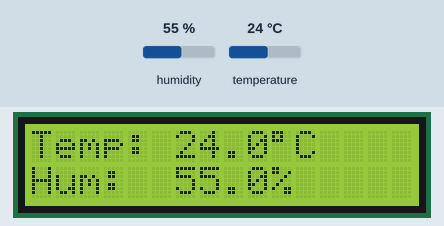
Bench run of a program on a simulated Arduino Uno, built with avr-gcc and run on an emulated ATmega328P. Shown: 16×2 character LCD. The test bench sets the inputs (shaded band); at power-on: humidity 55 %, temperature 24 °C. What the program prints to the serial monitor is not drawn.

Above: at 4.2 s.
4.3 s: humidity set to 22 %
At 6.5 s:
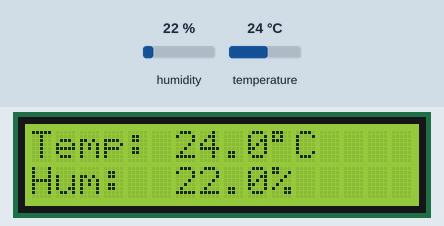
8.1 s: temperature set to 12 °C
At 9.9 s:
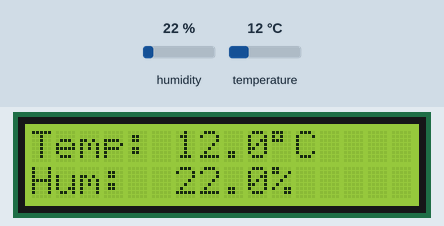
11.9 s: humidity set to 40 %
At 13.5 s:
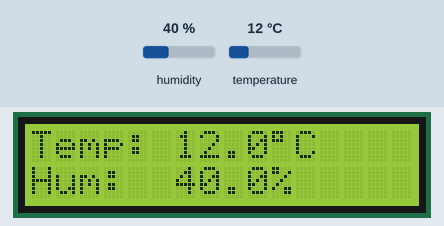
15.7 s: temperature set to 19 °C
At 19.2 s:
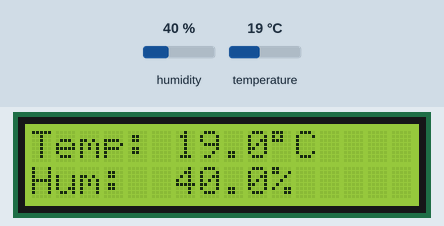
Timing chart, 0 to 20.6 s (numbered marks = the images above; inputs shaded):
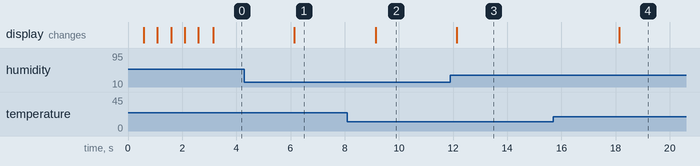

Measured:
- after the input at 4.3 s, the display: changes after 1.8 s (image 1)
- after the input at 8.1 s, the display: changes after 1.0 s (image 2)
- after the input at 11.9 s, the display: changes after 0.25 s (image 3)
- after the input at 15.7 s, the display: changes after 2.4 s (image 4)

The program:

main.cpp
```cpp
#include <Arduino.h>

#include "ClimateSensor.hpp"
#include "Display.hpp"
#include "ClimateMonitor.hpp"

#define DHTPIN 2
#define DHTTYPE DHT11
#define LCD_ADDR 0x27

ClimateSensor sensor(DHTPIN, DHTTYPE);
Display lcd(LCD_ADDR, 16, 2);
ClimateMonitor monitor(sensor, lcd);

void setup() {
    monitor.begin();
    Serial.begin(9600);
    while (!Serial) {
    ; // ждем подключения к ПК
    }
    Serial.println("Pico W ready");
}

void loop() {
    monitor.update();
}
```

ClimateMonitor.hpp
```cpp
#pragma once
#include "ClimateSensor.hpp"
#include "Display.hpp"

class ClimateMonitor {
private:
    ClimateSensor& sensor_;
    Display& display_;

    unsigned long prevMillis_ = 0;
    const unsigned long interval_ = 1000;

public:
    ClimateMonitor(ClimateSensor& s, Display& d) : sensor_(s), display_(d) {}

    void begin() {
        Serial.begin(9600);
        sensor_.begin();
        display_.begin();
        display_.showStartupAnimation();
    }

    void update() {
        unsigned long currentMillis = millis();

        if (currentMillis - prevMillis_ >= interval_) {
            prevMillis_ = currentMillis;

            if (!sensor_.readData()) {
                Serial.println("Failed to read from DHT11!");
                display_.showError("DHT11 read fail!");
                return;
            }

            float temp = sensor_.getTemperature();
            float hum = sensor_.getHumidity();

            display_.showData(temp, hum);

            // data to pc
            Serial.print("TEMP:");
            Serial.print(temp, 1);
            Serial.print(";HUM:");
            Serial.println(hum, 1);
        }
    }
};
```

ClimateSensor.hpp
```cpp
#pragma once

#include <DHT.h>
#include <Arduino.h>

class ClimateSensor {
private:
    DHT dht_;
    float temperature_;
    float humidity_;

public:
    ClimateSensor(uint8_t pin, uint8_t type) : dht_(pin, type), temperature_(0), humidity_(0) {}

    void begin() {
        dht_.begin();
    }

    bool readData() {
        humidity_ = dht_.readHumidity();
        temperature_ = dht_.readTemperature();
        return !(isnan(humidity_) || isnan(temperature_));
    }

    float getTemperature() const { return temperature_; }
    float getHumidity() const { return humidity_; }
};
```

Display.hpp
```cpp
#pragma once

#include <LiquidCrystal_I2C.h>
#include <Arduino.h>

class Display {
private:
    LiquidCrystal_I2C lcd_;

public:
    Display(uint8_t address, uint8_t cols, uint8_t rows) : lcd_(address, cols, rows) {}

    void begin() {
        lcd_.init();
        lcd_.backlight();
    }

    void showStartupAnimation() {
        lcd_.clear();
        lcd_.setCursor(0, 0);
        lcd_.print("System starting");
        for (int i = 0; i < 5; ++i) {
            lcd_.setCursor(i + 1, 1);
            delay(500);
            lcd_.print(".");
        }
        delay(500);
        lcd_.clear();
    }

    void showData(float temperature, float humidity) {
        lcd_.clear();
        lcd_.setCursor(0, 0);
        lcd_.print("Temp: ");
        lcd_.print(temperature, 1);
        lcd_.print((char)223);
        lcd_.print("C");

        lcd_.setCursor(0, 1);
        lcd_.print("Hum:  ");
        lcd_.print(humidity, 1);
        lcd_.print("%");
    }

    void showError(const char* message) {
        lcd_.clear();
        lcd_.setCursor(0, 0);
        lcd_.print("Error:");
        lcd_.setCursor(0, 1);
        lcd_.print(message);
    }
};
```
